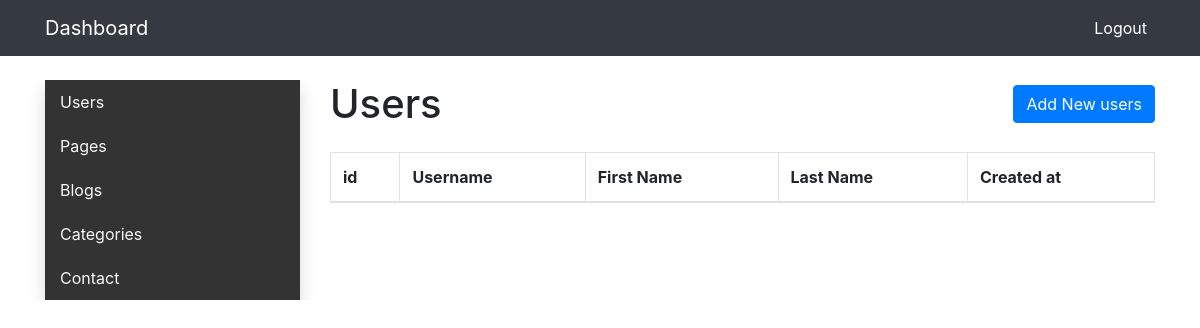
Before: /app/admin/users.php with the older database file.
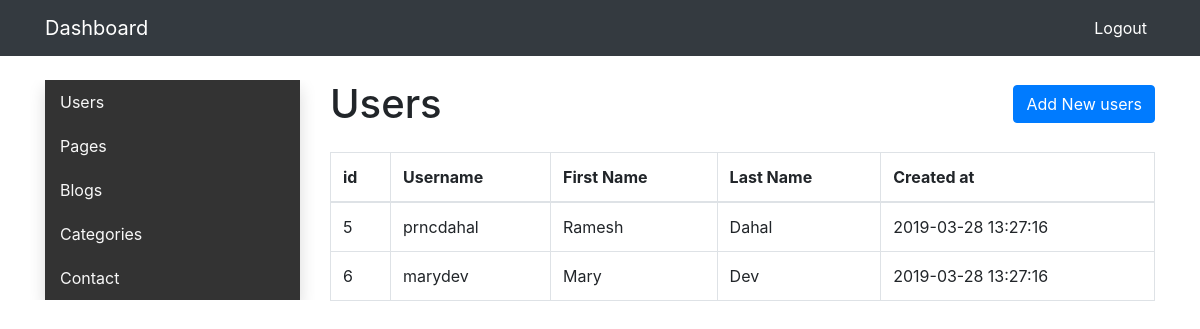
After: the same page with the newer database file.
### tables this page shows
CREATE TABLE `users` (
  `id` int(123) NOT NULL,
  `username` varchar(255) NOT NULL,
  `firstname` varchar(255) NOT NULL,
  `lastname` varchar(255) NOT NULL,
  `created_at` datetime NOT NULL DEFAULT CURRENT_TIMESTAMP
);

### app/admin/users.php (the view, shortened to what this page needs)
<?php
         include('./partial/header.php');
        ?>
<div class="container my-4">
<div class="row">
 <div class="col-lg-3 sidenav ">
 <?php include('./partial/sidebar.php'); ?>
 </div>
 <div class="col-lg-9">
 <div class="d-flex align-items-center justify-content-between mb-4">
  <h1 class="mb-0">Users </h1>
  <button type="button" class="btn btn-primary" data-toggle="modal" data-target="#newUserModal">
   Add New users
  </button>
 </div>
  <table class="table table-bordered">
  <thead>
    <tr>
      <th scope="col">id</th>
      <th scope="col">Username</th>
      <th scope="col">First Name</th>
      <th scope="col">Last Name</th>
      <th scope="col">Created at</th>
    </tr>
  </thead>
  <tbody>
    <?php
    $sth = $pdo->prepare("SELECT * FROM users");
    $sth->execute();
    $results = $sth->fetchAll();
    foreach ($results as $result ) {
      ?>
       <tr>
       <td><?php echo $result->id; ?></td>
       <td><?php echo $result->username; ?></td>
       <td><?php echo $result->firstname; ?></td>
       <td><?php echo $result->lastname; ?></td>
       <td><?php echo $result->created_at; ?></td>
       </tr>
      <?php
    }
  ?>
  </tbody>
</table>
 </div>
</div>
</div>
<?php
         include('./partial/footer.php');
        ?>

Changed rows visible on the page:
added users: id "5", username "prncdahal", firstname "Ramesh", lastname "Dahal", created_at "2019-03-28 13:27:16"
added users: id "6", username "marydev", firstname "Mary", lastname "Dev", created_at "2019-03-28 13:27:16"
